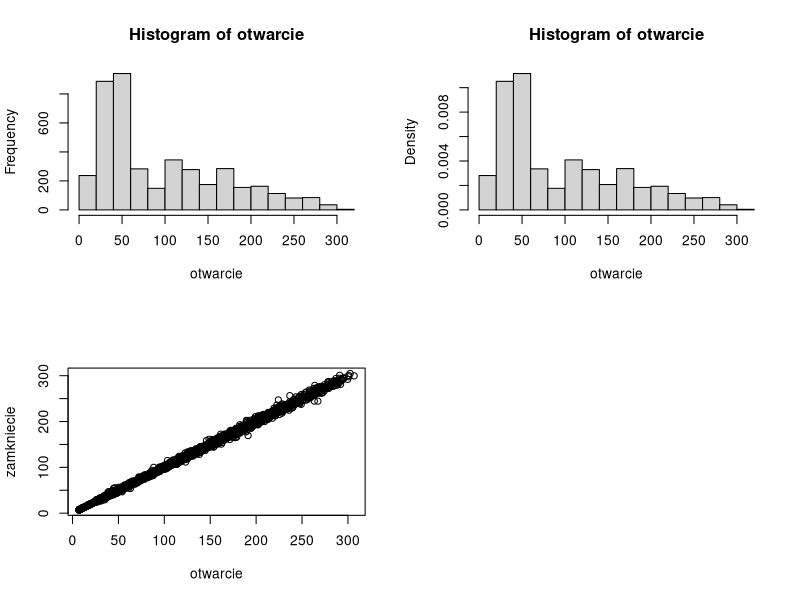

Write the R code that produced this figure.
ccc <- read.csv("ccc_d.csv")
View(ccc)
class(ccc)

otwarcie <- ccc$Otwarcie
zamkniecie <- ccc$Zamkniecie
par(mfrow = c(2, 2))
hist(otwarcie)
hist(otwarcie, prob = TRUE)
plot(otwarcie, zamkniecie)
